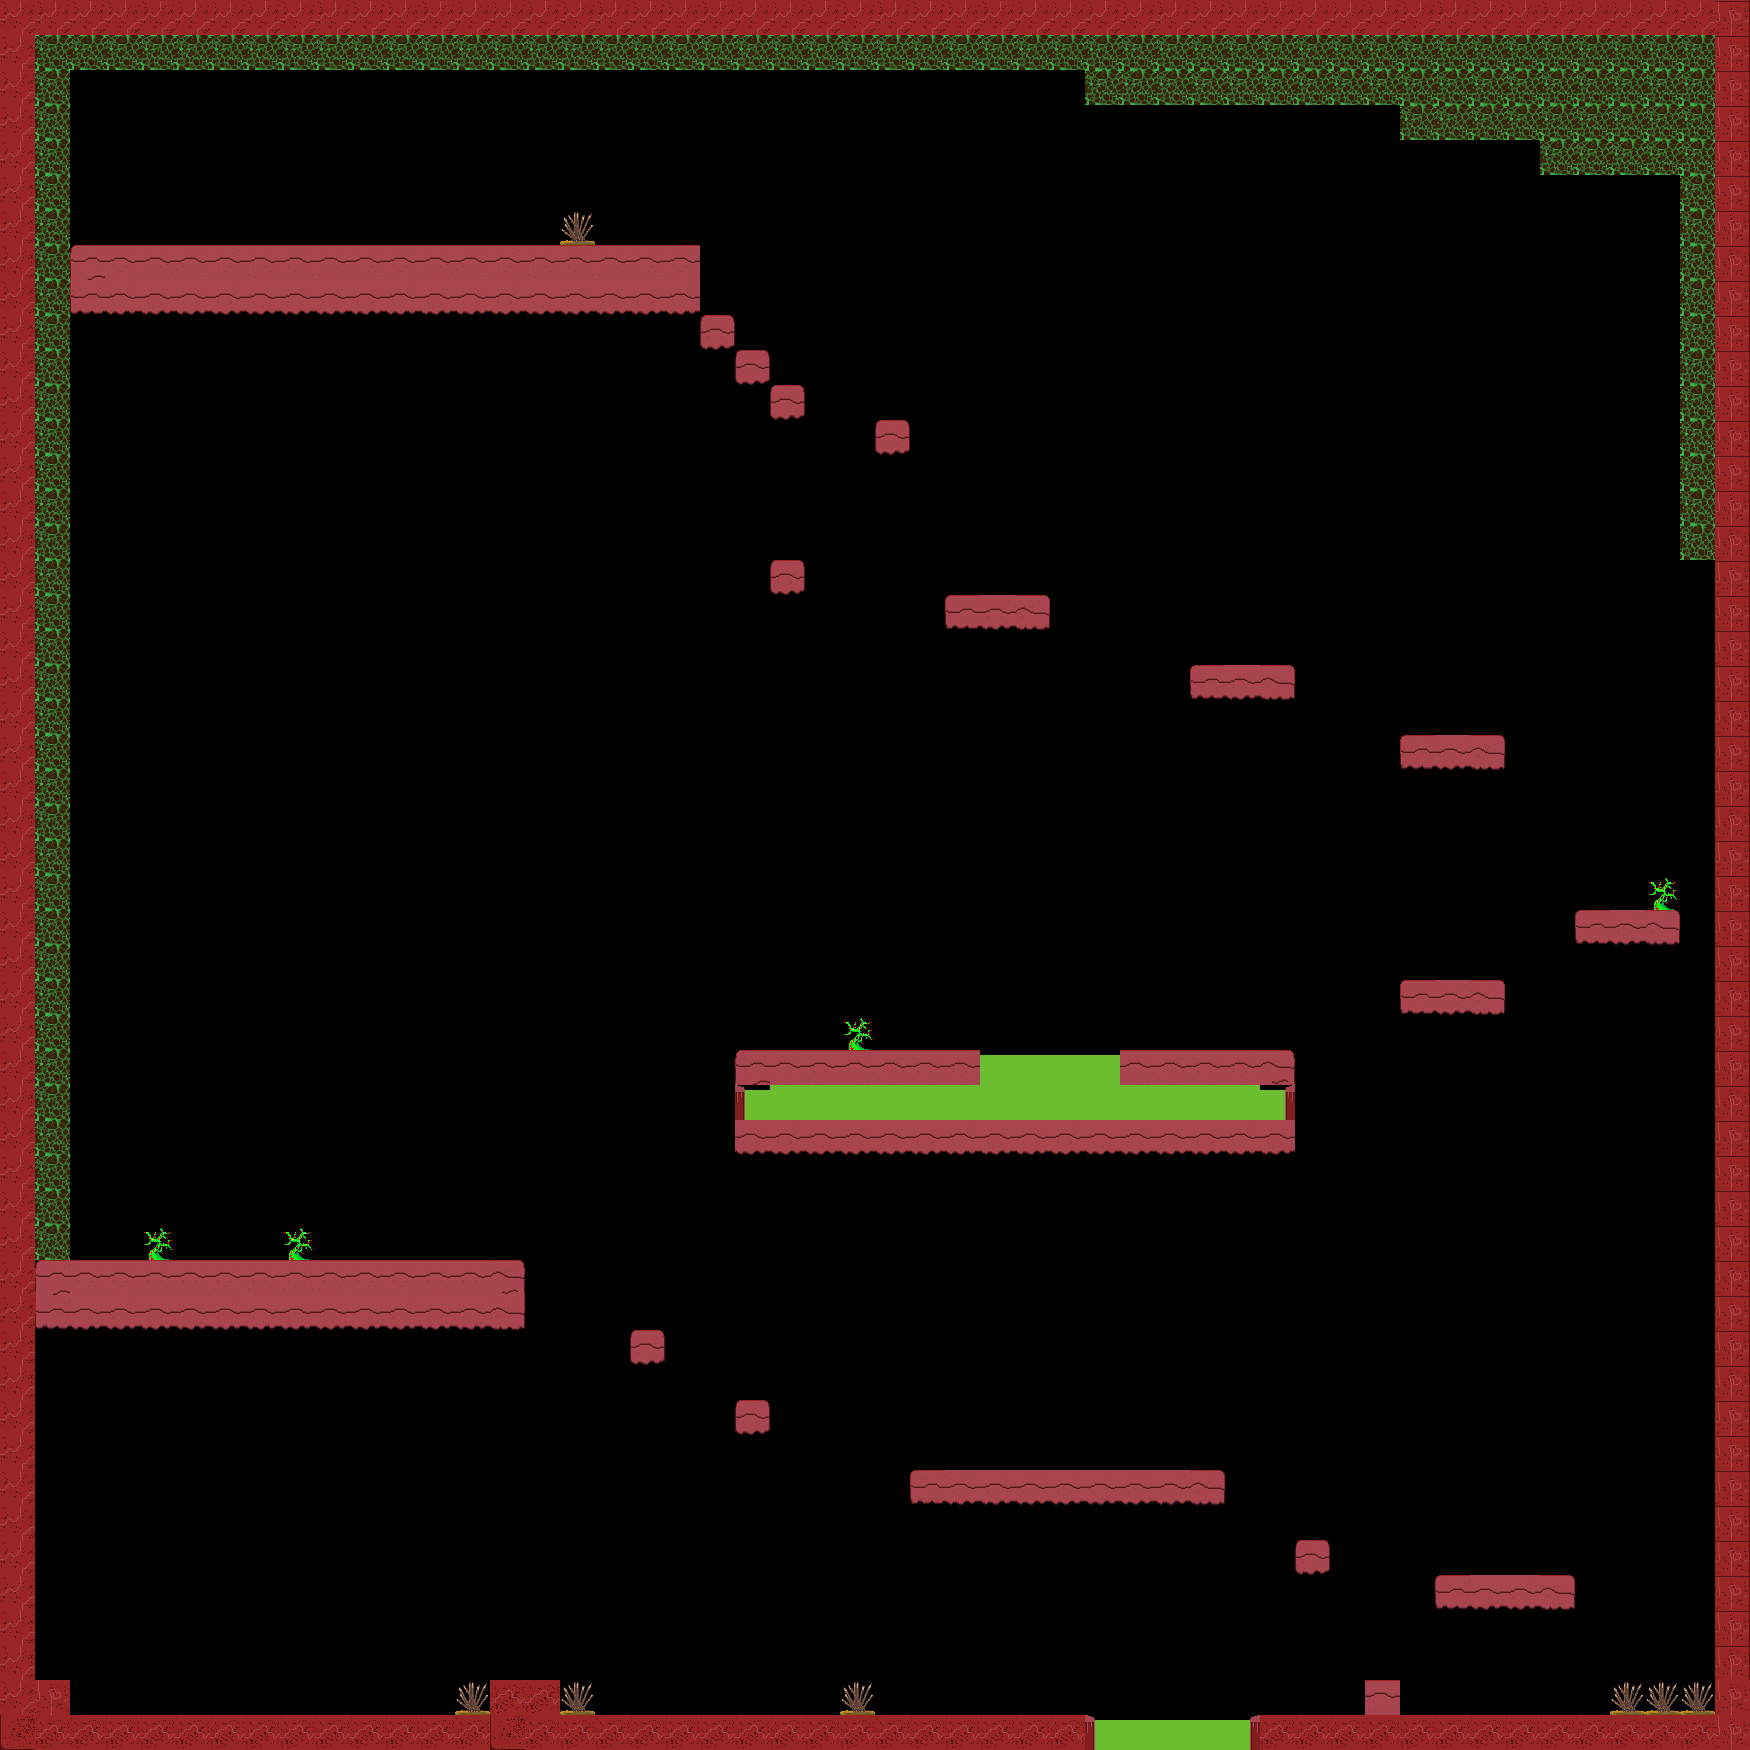

Rendered tile map (Tiled .tmx) drawn with the repository's tilesets; below, a short description and the full map source, tile grids included:
An orthogonal 50x50 tile map with 35x35 px tiles, 1 tile layer (Tile Layer 1).

<map version="1.0" tiledversion="1.1.2" orientation="orthogonal" renderorder="right-down" width="50" height="50" tilewidth="35" tileheight="35" infinite="0" nextobjectid="1">
 <tileset firstgid="1" name="slickTileset2" tilewidth="35" tileheight="35" tilecount="30" columns="3">
  <image source="../images/slickTileset2.png" width="105" height="350" />
 </tileset>
 <layer name="Tile Layer 1" width="50" height="50">
  <data encoding="csv">
10,10,10,10,10,10,10,10,10,10,10,10,10,10,10,10,10,10,10,10,10,10,10,10,10,10,10,10,10,10,10,10,10,10,10,10,10,10,10,10,10,10,10,10,10,10,10,10,10,15,
10,26,26,26,26,26,26,26,26,26,26,26,26,26,26,26,26,26,26,26,26,26,26,26,26,26,26,26,26,26,26,26,26,26,26,26,26,26,26,26,26,26,26,26,26,26,26,26,26,15,
10,26,0,0,0,0,0,0,0,0,0,0,0,0,0,0,0,0,0,0,0,0,0,0,0,0,0,0,0,0,0,26,26,26,26,26,26,26,26,26,26,26,26,26,26,26,26,26,26,15,
10,26,0,0,0,0,0,0,0,0,0,0,0,0,0,0,0,0,0,0,0,0,0,0,0,0,0,0,0,0,0,0,0,0,0,0,0,0,0,0,26,26,26,26,26,26,26,26,26,15,
10,26,0,0,0,0,0,0,0,0,0,0,0,0,0,0,0,0,0,0,0,0,0,0,0,0,0,0,0,0,0,0,0,0,0,0,0,0,0,0,0,0,0,0,26,26,26,26,26,15,
10,26,0,0,0,0,0,0,0,0,0,0,0,0,0,0,0,0,0,0,0,0,0,0,0,0,0,0,0,0,0,0,0,0,0,0,0,0,0,0,0,0,0,0,0,0,0,0,26,15,
10,26,0,0,0,0,0,0,0,0,0,0,0,0,0,0,28,0,0,0,0,0,0,0,0,0,0,0,0,0,0,0,0,0,0,0,0,0,0,0,0,0,0,0,0,0,0,0,26,15,
10,26,1,2,2,2,2,2,2,2,2,2,2,2,2,2,2,2,2,2,0,0,0,0,0,0,0,0,0,0,0,0,0,0,0,0,0,0,0,0,0,0,0,0,0,0,0,0,26,15,
10,26,4,8,8,8,8,8,8,8,8,8,8,8,8,8,8,8,8,8,0,0,0,0,0,0,0,0,0,0,0,0,0,0,0,0,0,0,0,0,0,0,0,0,0,0,0,0,26,15,
10,26,0,0,0,0,0,0,0,0,0,0,0,0,0,0,0,0,0,0,5,0,0,0,0,0,0,0,0,0,0,0,0,0,0,0,0,0,0,0,0,0,0,0,0,0,0,0,26,15,
10,26,0,0,0,0,0,0,0,0,0,0,0,0,0,0,0,0,0,0,0,5,0,0,0,0,0,0,0,0,0,0,0,0,0,0,0,0,0,0,0,0,0,0,0,0,0,0,26,15,
10,26,0,0,0,0,0,0,0,0,0,0,0,0,0,0,0,0,0,0,0,0,5,0,0,0,0,0,0,0,0,0,0,0,0,0,0,0,0,0,0,0,0,0,0,0,0,0,26,15,
10,26,0,0,0,0,0,0,0,0,0,0,0,0,0,0,0,0,0,0,0,0,0,0,0,5,0,0,0,0,0,0,0,0,0,0,0,0,0,0,0,0,0,0,0,0,0,0,26,15,
10,26,0,0,0,0,0,0,0,0,0,0,0,0,0,0,0,0,0,0,0,0,0,0,0,0,0,0,0,0,0,0,0,0,0,0,0,0,0,0,0,0,0,0,0,0,0,0,26,15,
10,26,0,0,0,0,0,0,0,0,0,0,0,0,0,0,0,0,0,0,0,0,0,0,0,0,0,0,0,0,0,0,0,0,0,0,0,0,0,0,0,0,0,0,0,0,0,0,26,15,
10,26,0,0,0,0,0,0,0,0,0,0,0,0,0,0,0,0,0,0,0,0,0,0,0,0,0,0,0,0,0,0,0,0,0,0,0,0,0,0,0,0,0,0,0,0,0,0,26,15,
10,26,0,0,0,0,0,0,0,0,0,0,0,0,0,0,0,0,0,0,0,0,5,0,0,0,0,0,0,0,0,0,0,0,0,0,0,0,0,0,0,0,0,0,0,0,0,0,0,15,
10,26,0,0,0,0,0,0,0,0,0,0,0,0,0,0,0,0,0,0,0,0,0,0,0,0,0,7,8,9,0,0,0,0,0,0,0,0,0,0,0,0,0,0,0,0,0,0,0,15,
10,26,0,0,0,0,0,0,0,0,0,0,0,0,0,0,0,0,0,0,0,0,0,0,0,0,0,0,0,0,0,0,0,0,0,0,0,0,0,0,0,0,0,0,0,0,0,0,0,15,
10,26,0,0,0,0,0,0,0,0,0,0,0,0,0,0,0,0,0,0,0,0,0,0,0,0,0,0,0,0,0,0,0,0,7,8,9,0,0,0,0,0,0,0,0,0,0,0,0,15,
10,26,0,0,0,0,0,0,0,0,0,0,0,0,0,0,0,0,0,0,0,0,0,0,0,0,0,0,0,0,0,0,0,0,0,0,0,0,0,0,0,0,0,0,0,0,0,0,0,15,
10,26,0,0,0,0,0,0,0,0,0,0,0,0,0,0,0,0,0,0,0,0,0,0,0,0,0,0,0,0,0,0,0,0,0,0,0,0,0,0,7,8,9,0,0,0,0,0,0,15,
10,26,0,0,0,0,0,0,0,0,0,0,0,0,0,0,0,0,0,0,0,0,0,0,0,0,0,0,0,0,0,0,0,0,0,0,0,0,0,0,0,0,0,0,0,0,0,0,0,15,
10,26,0,0,0,0,0,0,0,0,0,0,0,0,0,0,0,0,0,0,0,0,0,0,0,0,0,0,0,0,0,0,0,0,0,0,0,0,0,0,0,0,0,0,0,0,0,0,0,15,
10,26,0,0,0,0,0,0,0,0,0,0,0,0,0,0,0,0,0,0,0,0,0,0,0,0,0,0,0,0,0,0,0,0,0,0,0,0,0,0,0,0,0,0,0,0,0,0,0,15,
10,26,0,0,0,0,0,0,0,0,0,0,0,0,0,0,0,0,0,0,0,0,0,0,0,0,0,0,0,0,0,0,0,0,0,0,0,0,0,0,0,0,0,0,0,0,0,29,0,15,
10,26,0,0,0,0,0,0,0,0,0,0,0,0,0,0,0,0,0,0,0,0,0,0,0,0,0,0,0,0,0,0,0,0,0,0,0,0,0,0,0,0,0,0,0,7,8,9,0,15,
10,26,0,0,0,0,0,0,0,0,0,0,0,0,0,0,0,0,0,0,0,0,0,0,0,0,0,0,0,0,0,0,0,0,0,0,0,0,0,0,0,0,0,0,0,0,0,0,0,15,
10,26,0,0,0,0,0,0,0,0,0,0,0,0,0,0,0,0,0,0,0,0,0,0,0,0,0,0,0,0,0,0,0,0,0,0,0,0,0,0,7,8,9,0,0,0,0,0,0,15,
10,26,0,0,0,0,0,0,0,0,0,0,0,0,0,0,0,0,0,0,0,0,0,0,29,0,0,0,0,0,0,0,0,0,0,0,0,0,0,0,0,0,0,0,0,0,0,0,0,15,
10,26,0,0,0,0,0,0,0,0,0,0,0,0,0,0,0,0,0,0,0,1,2,2,2,2,2,2,17,17,17,17,2,2,2,2,3,0,0,0,0,0,0,0,0,0,0,0,0,15,
10,26,0,0,0,0,0,0,0,0,0,0,0,0,0,0,0,0,0,0,0,16,20,20,20,20,20,20,20,20,20,20,20,20,20,20,18,0,0,0,0,0,0,0,0,0,0,0,0,15,
10,26,0,0,0,0,0,0,0,0,0,0,0,0,0,0,0,0,0,0,0,8,8,8,8,8,8,8,8,8,8,8,8,8,8,8,8,0,0,0,0,0,0,0,0,0,0,0,0,15,
10,26,0,0,0,0,0,0,0,0,0,0,0,0,0,0,0,0,0,0,0,0,0,0,0,0,0,0,0,0,0,0,0,0,0,0,0,0,0,0,0,0,0,0,0,0,0,0,0,15,
10,26,0,0,0,0,0,0,0,0,0,0,0,0,0,0,0,0,0,0,0,0,0,0,0,0,0,0,0,0,0,0,0,0,0,0,0,0,0,0,0,0,0,0,0,0,0,0,0,15,
10,26,0,0,29,0,0,0,29,0,0,0,0,0,0,0,0,0,0,0,0,0,0,0,0,0,0,0,0,0,0,0,0,0,0,0,0,0,0,0,0,0,0,0,0,0,0,0,0,15,
10,1,2,2,2,2,2,2,2,2,2,2,2,2,3,0,0,0,0,0,0,0,0,0,0,0,0,0,0,0,0,0,0,0,0,0,0,0,0,0,0,0,0,0,0,0,0,0,0,15,
10,4,8,8,8,8,8,8,8,8,8,8,8,8,6,0,0,0,0,0,0,0,0,0,0,0,0,0,0,0,0,0,0,0,0,0,0,0,0,0,0,0,0,0,0,0,0,0,0,15,
10,0,0,0,0,0,0,0,0,0,0,0,0,0,0,0,0,0,5,0,0,0,0,0,0,0,0,0,0,0,0,0,0,0,0,0,0,0,0,0,0,0,0,0,0,0,0,0,0,15,
10,0,0,0,0,0,0,0,0,0,0,0,0,0,0,0,0,0,0,0,0,0,0,0,0,0,0,0,0,0,0,0,0,0,0,0,0,0,0,0,0,0,0,0,0,0,0,0,0,15,
10,0,0,0,0,0,0,0,0,0,0,0,0,0,0,0,0,0,0,0,0,5,0,0,0,0,0,0,0,0,0,0,0,0,0,0,0,0,0,0,0,0,0,0,0,0,0,0,0,15,
10,0,0,0,0,0,0,0,0,0,0,0,0,0,0,0,0,0,0,0,0,0,0,0,0,0,0,0,0,0,0,0,0,0,0,0,0,0,0,0,0,0,0,0,0,0,0,0,0,15,
10,0,0,0,0,0,0,0,0,0,0,0,0,0,0,0,0,0,0,0,0,0,0,0,0,0,7,8,8,8,8,8,8,8,9,0,0,0,0,0,0,0,0,0,0,0,0,0,0,15,
10,0,0,0,0,0,0,0,0,0,0,0,0,0,0,0,0,0,0,0,0,0,0,0,0,0,0,0,0,0,0,0,0,0,0,0,0,0,0,0,0,0,0,0,0,0,0,0,0,15,
10,0,0,0,0,0,0,0,0,0,0,0,0,0,0,0,0,0,0,0,0,0,0,0,0,0,0,0,0,0,0,0,0,0,0,0,0,5,0,0,0,0,0,0,0,0,0,0,0,15,
10,0,0,0,0,0,0,0,0,0,0,0,0,0,0,0,0,0,0,0,0,0,0,0,0,0,0,0,0,0,0,0,0,0,0,0,0,0,0,0,0,7,8,8,9,0,0,0,0,15,
10,0,0,0,0,0,0,0,0,0,0,0,0,0,0,0,0,0,0,0,0,0,0,0,0,0,0,0,0,0,0,0,0,0,0,0,0,0,0,0,0,0,0,0,0,0,0,0,0,15,
10,0,0,0,0,0,0,0,0,0,0,0,0,0,0,0,0,0,0,0,0,0,0,0,0,0,0,0,0,0,0,0,0,0,0,0,0,0,0,0,0,0,0,0,0,0,0,0,0,15,
10,12,0,0,0,0,0,0,0,0,0,0,0,28,11,11,28,0,0,0,0,0,0,0,28,0,0,0,0,0,0,0,0,0,0,0,0,0,0,2,0,0,0,0,0,0,28,28,28,12,
13,11,11,11,11,11,11,11,11,11,11,11,11,11,13,11,11,11,11,11,11,11,11,11,11,11,11,11,11,11,11,16,17,17,17,18,11,11,11,11,11,11,11,11,11,11,11,11,11,12
</data>
 </layer>
</map>
